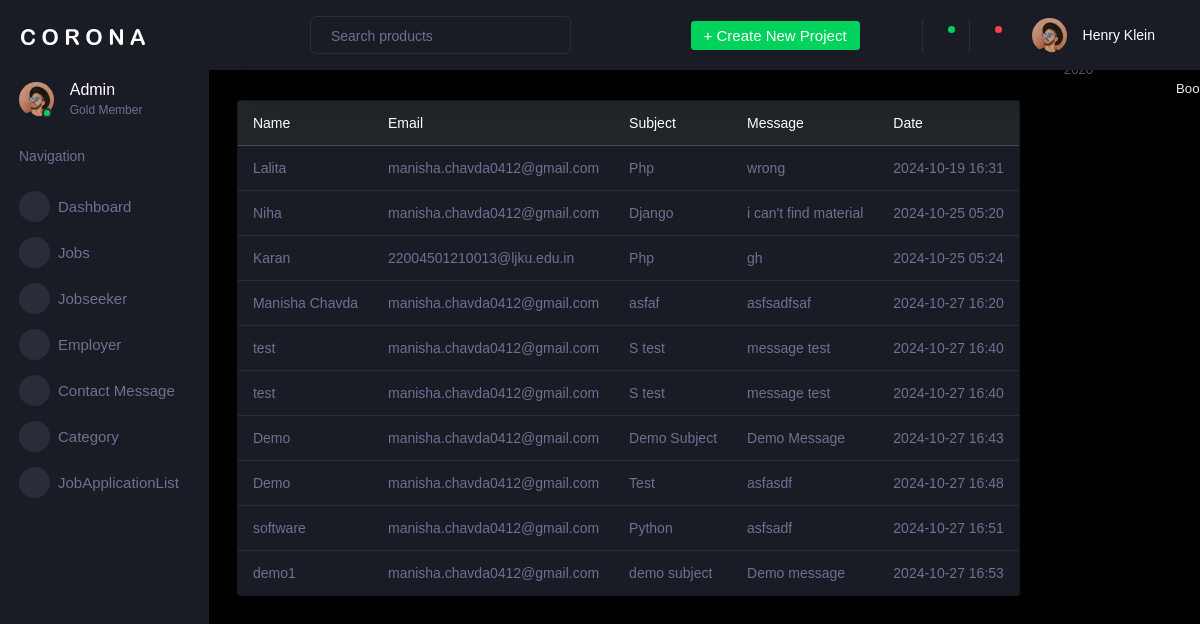
Screenshot of /contact_list/ with the database file from the repository.
### Jobportalsapp/models.py (models this page shows, shortened)
class Contact(models.Model):
    name = models.CharField(max_length=255)
    email = models.EmailField()
    subject = models.CharField(max_length=255)
    message = models.TextField()
    created_at = models.DateTimeField(auto_now_add=True)
    class Meta:
        db_table = "contact"

### Jobportalsapp/views.py (the view)
# urls.py: path('contact_list/', views.contact_list, name='contact_list'),
def contact_list(request):
    contacts = Contact.objects.all()
    return render(request, 'admin/contact_list.html', {'contacts': contacts})

### templates/admin/contact_list.html (shortened to what this page needs)
{% extends 'admin/admin_dashboard.html' %}
{% block content %}
<div class="row">
  <div class="col-12 grid-margin stretch-card">
    <div class="card">
      {% if contacts %}
        <table class="table table-hover">
          <thead class="thead-dark">
            <tr>
              <th>Name</th>
              <th>Email</th>
              <th>Subject</th>
              <th>Message</th>
              <th>Date</th>
            </tr>
          </thead>
            {% for contact in contacts %}
            <tr>
                <td>{{ contact.name }}</td>
                <td>{{ contact.email }}</td>
                <td>{{ contact.subject }}</td>
                <td>{{ contact.message }}</td>
                <td>{{ contact.created_at|date:"Y-m-d H:i" }}</td>
            </tr>
            {% endfor %}
        </table>
        {% else %}
        <p>No contact messages found.</p>
        {% endif %}
      </div>
      </div>
    </div>
  </div>
</div>
{% endblock %}

### rows the page displays
Contact: name "Lalita", email "manisha.chavda0412@gmail.com", subject "Php", message "wrong", created_at "2024-10-19 16:31"
Contact: name "Niha", email "manisha.chavda0412@gmail.com", subject "Django", message "i can't find material", created_at "2024-10-25 05:20"
Contact: name "Karan", email "22004501210013@ljku.edu.in", subject "Php", message "gh", created_at "2024-10-25 05:24"
Contact: name "Manisha Chavda", email "manisha.chavda0412@gmail.com", subject "asfaf", message "asfsadfsaf", created_at "2024-10-27 16:20"
Contact: name "test", email "manisha.chavda0412@gmail.com", subject "S test", message "message test", created_at "2024-10-27 16:40"
Contact: name "test", email "manisha.chavda0412@gmail.com", subject "S test", message "message test", created_at "2024-10-27 16:40"
Contact: name "Demo", email "manisha.chavda0412@gmail.com", subject "Demo Subject", message "Demo Message", created_at "2024-10-27 16:43"
Contact: name "Demo", email "manisha.chavda0412@gmail.com", subject "Test", message "asfasdf", created_at "2024-10-27 16:48"
Contact: name "software", email "manisha.chavda0412@gmail.com", subject "Python", message "asfsadf", created_at "2024-10-27 16:51"
Contact: name "demo1", email "manisha.chavda0412@gmail.com", subject "demo subject", message "Demo message", created_at "2024-10-27 16:53"
